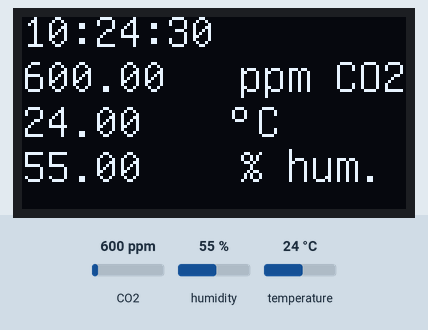
The sketch below on a simulated Arduino Uno, built with avr-gcc and run on an emulated ATmega328P. On the bench: 128×64 one-colour display. The test bench sets the inputs (shaded band); at power-on: CO2 600 ppm, humidity 55 %, temperature 24 °C. The local clock reads 2024-03-15 10:24:30 at power-on unless the sketch sets it; storage starts empty; what the sketch prints to the serial monitor is not drawn.

Above: at 1.2 s.
1.3 s: CO2 set to 452 ppm
At 7.2 s:
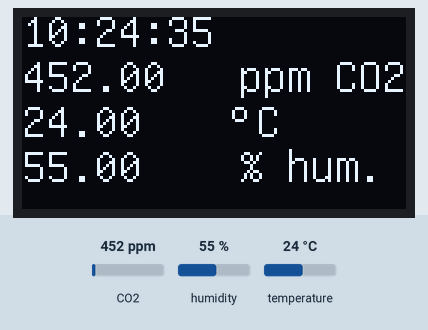
12.8 s: humidity set to 22 %
At 18.3 s:
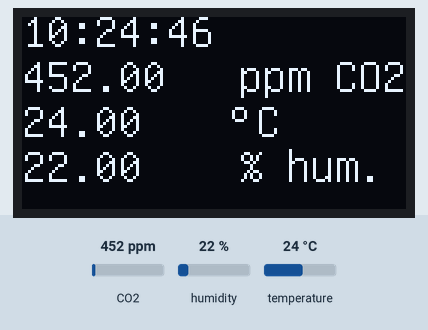
23.7 s: temperature set to 12 °C
At 28.9 s:
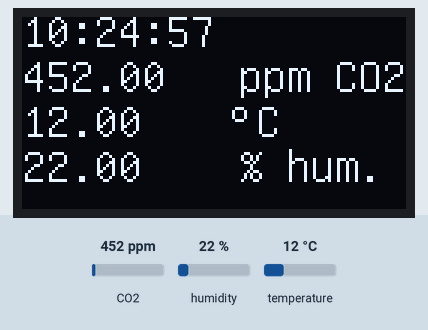
34.6 s: CO2 set to 1050 ppm
At 39.1 s:
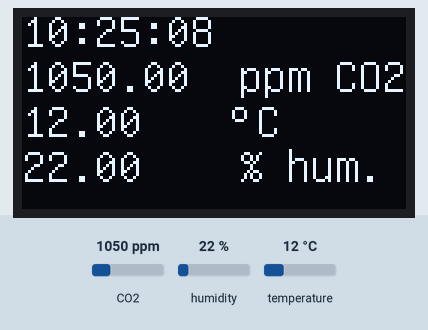
Timing chart, 0 to 40.6 s (numbered marks = the images above; inputs shaded):
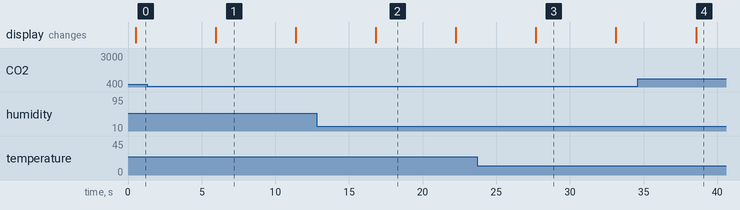

The sketch:

draft.ino
```cpp
#include <ThreeWire.h>                                           // RTC DS1302
#include <RtcDS1302.h>
#include <SD.h>                                                  // SD card
#include <SPI.h>
#include <Adafruit_SCD30.h>                                      // SCD30
#include <U8glib.h>

U8GLIB_SSD1306_128X64 u8g(U8G_I2C_OPT_NONE | U8G_I2C_OPT_DEV_0);
ThreeWire myWire(7, 6, 8);                                       // RTC
RtcDS1302<ThreeWire> Rtc(myWire);
const int pinCS = 10;

Adafruit_SCD30 scd30;

int counter = 0;
RtcDateTime now;
String filename;
// File myFile;

int p = 0;
int delayTime = 5;                      // seconds

void setup() {
  u8g.setFont(u8g_font_unifont);
  u8g.setColorIndex(1);
  Rtc.Begin();
  Serial.begin(9600);

  now = Rtc.GetDateTime();
  filename = get_date(now) + ".csv";

  check_SCD30_detect();
  check_SCD30_set_interval();
  check_SD_access();
  // check_open_file();

  Serial.println("#Time\tCO2(ppm)\t Temperature (C)\tHumidity (%)");

  File myFile = SD.open(filename, FILE_WRITE);

  if (! myFile) {
    Serial.println("Not writing. Cannot find " + filename);
  }

  myFile.println("#Time\tTemperature (C)\tHumidity (%)\t CO2(ppm)");
  myFile.close();
}

void loop() {
  if (scd30.dataReady()){
    // time
    now = Rtc.GetDateTime();
    String f_time = get_time(now);

    if (!scd30.read()){ Serial.println("Error reading sensor data"); return; }

    // SCD30 data
    float co2 = scd30.CO2;
    float temperature = scd30.temperature;
    float humidity = scd30.relative_humidity;


    // Serial.print(f_time); Serial.print("\t");
    // Serial.print(co2, 3); Serial.print("\t");
    // Serial.print(temperature); Serial.print("\t");
    // Serial.print(humidity); Serial.print("\t");
    // Serial.println();

    File myFile = SD.open(filename, FILE_WRITE);

    if (! myFile) {
      Serial.println("Not writing. Cannot find " + filename);
      u8g.firstPage();
      do {
        errorPage();
      } while( u8g.nextPage() );
    } else {
      u8g.firstPage();
      do {
        pageLoop(f_time, co2, temperature, humidity);
      } while( u8g.nextPage() );
      myFile.print(f_time); myFile.print("\t");
      myFile.print(co2, 3); myFile.print("\t");
      myFile.print(temperature); myFile.print("\t");
      myFile.print(humidity); myFile.print("\t");
      myFile.println();

      myFile.close();

    }


    delay(delayTime * 1000);
  }
}

void errorPage() {
  u8g.setPrintPos(0, 10); u8g.print("Cannot write to file");
  u8g.setPrintPos(0, 25); u8g.print(filename);
}

int pageLoop(String time, float co2, float temperature, float humidity) {
  u8g.setPrintPos(0, 10); u8g.print(time);

  u8g.setPrintPos(0, 25); u8g.print(co2);
  u8g.setPrintPos(72, 25); u8g.print("ppm CO2");

  u8g.setPrintPos(0, 40); u8g.print(temperature);
  u8g.drawCircle(72, 32, 2);
  u8g.setPrintPos(78, 40); u8g.print("C");

  u8g.setPrintPos(0, 55); u8g.print(humidity);
  u8g.setPrintPos(72, 55); u8g.print("\% hum.");
}

void check_SCD30_detect() {
  Serial.print("SCD30: ");
  String message = "found!";
  if (!scd30.begin()) {
    message = "not found";
  }
  Serial.println(message);
  return 0;
}

void check_SCD30_set_interval() {
  Serial.print("SCD30: setting measurement interval ");
  String message = "pass";
  if (!scd30.setMeasurementInterval(delayTime)) {
    message = "fail";
  }
  Serial.println(message);
  return 0;
}

void check_SD_access() {
  Serial.print("SD card: ");
  String message = "found!";
  if (!SD.begin(pinCS)) {
    message = "not found";
  }
  Serial.println(message);
}

void check_open_file() {
  Serial.print("SD card: ");
  Serial.print(filename);
  Serial.print(" file access ");
  File myFile = SD.open(filename, FILE_WRITE);
  // myFile = SD.open(filename, FILE_WRITE);
  String message = "successful";
  if (! myFile) {
    message = "failed";
  }
  Serial.println(message);
}

String get_time(RtcDateTime rtcdatetime) {
  uint32_t hour = rtcdatetime.Hour();
  uint32_t minute = rtcdatetime.Minute();
  uint32_t second = rtcdatetime.Second();

  String f_hour = String(hour);
  if (hour < 10) {f_hour = "0" + f_hour;}

  String f_minute = String(minute);
  if (minute < 10) {f_minute = "0" + f_minute;}

  String f_second = String(second);
  if (second < 10) {f_second = "0" + f_second;}

  String f_time = f_hour + ":" + f_minute + ":" + f_second;
  return f_time;
}

String get_date(RtcDateTime rtcdatetime) {
  uint32_t date = rtcdatetime.Day();
  date = date + uint32_t(rtcdatetime.Month()) * 100 ;
  date = date + uint32_t(rtcdatetime.Year()) * 10000 ;
  return String(date);
}
```

Measured:
- what the display in image 1 shows lasts 5.5 s, from 5.9 s to 11.4 s
